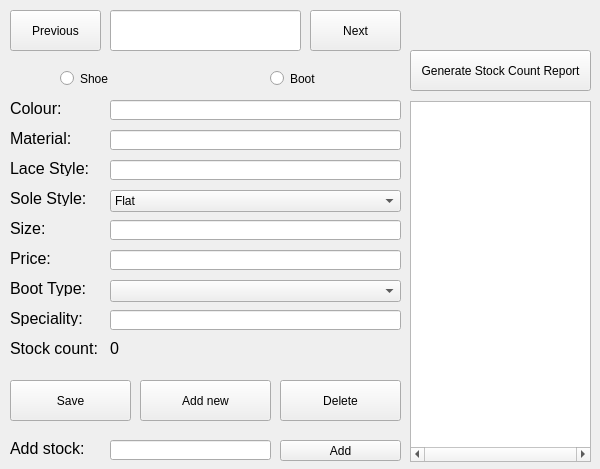
<?xml version="1.0" encoding="UTF-8"?>
<ui version="4.0">
 <class>MainWindow</class>
 <widget class="QMainWindow" name="MainWindow">
  <property name="geometry">
   <rect>
    <x>0</x>
    <y>0</y>
    <width>600</width>
    <height>469</height>
   </rect>
  </property>
  <property name="windowTitle">
   <string>Maintenance Mode</string>
  </property>
  <widget class="QWidget" name="centralWidget">
   <widget class="QLabel" name="soleStyle">
    <property name="geometry">
     <rect>
      <x>10</x>
      <y>190</y>
      <width>191</width>
      <height>16</height>
     </rect>
    </property>
    <property name="font">
     <font>
      <pointsize>12</pointsize>
     </font>
    </property>
    <property name="text">
     <string>Sole Style:</string>
    </property>
   </widget>
   <widget class="QPushButton" name="pushButton">
    <property name="geometry">
     <rect>
      <x>10</x>
      <y>10</y>
      <width>91</width>
      <height>41</height>
     </rect>
    </property>
    <property name="text">
     <string>Previous</string>
    </property>
   </widget>
   <widget class="QLabel" name="laceStyle">
    <property name="geometry">
     <rect>
      <x>10</x>
      <y>160</y>
      <width>191</width>
      <height>16</height>
     </rect>
    </property>
    <property name="font">
     <font>
      <pointsize>12</pointsize>
     </font>
    </property>
    <property name="text">
     <string>Lace Style:</string>
    </property>
   </widget>
   <widget class="QLabel" name="price">
    <property name="geometry">
     <rect>
      <x>10</x>
      <y>250</y>
      <width>191</width>
      <height>16</height>
     </rect>
    </property>
    <property name="font">
     <font>
      <pointsize>12</pointsize>
     </font>
    </property>
    <property name="text">
     <string>Price:</string>
    </property>
   </widget>
   <widget class="QLabel" name="target">
    <property name="geometry">
     <rect>
      <x>10</x>
      <y>310</y>
      <width>191</width>
      <height>16</height>
     </rect>
    </property>
    <property name="font">
     <font>
      <pointsize>12</pointsize>
     </font>
    </property>
    <property name="text">
     <string>Speciality:</string>
    </property>
   </widget>
   <widget class="QLabel" name="colour">
    <property name="geometry">
     <rect>
      <x>10</x>
      <y>100</y>
      <width>191</width>
      <height>16</height>
     </rect>
    </property>
    <property name="font">
     <font>
      <pointsize>12</pointsize>
     </font>
    </property>
    <property name="text">
     <string>Colour:</string>
    </property>
   </widget>
   <widget class="QPushButton" name="pushButton_2">
    <property name="geometry">
     <rect>
      <x>310</x>
      <y>10</y>
      <width>91</width>
      <height>41</height>
     </rect>
    </property>
    <property name="text">
     <string>Next</string>
    </property>
   </widget>
   <widget class="QLabel" name="size">
    <property name="geometry">
     <rect>
      <x>10</x>
      <y>220</y>
      <width>191</width>
      <height>16</height>
     </rect>
    </property>
    <property name="font">
     <font>
      <pointsize>12</pointsize>
     </font>
    </property>
    <property name="text">
     <string>Size:</string>
    </property>
   </widget>
   <widget class="QLabel" name="material">
    <property name="geometry">
     <rect>
      <x>10</x>
      <y>130</y>
      <width>191</width>
      <height>16</height>
     </rect>
    </property>
    <property name="font">
     <font>
      <pointsize>12</pointsize>
     </font>
    </property>
    <property name="text">
     <string>Material: </string>
    </property>
   </widget>
   <widget class="QLabel" name="shared">
    <property name="geometry">
     <rect>
      <x>10</x>
      <y>280</y>
      <width>191</width>
      <height>16</height>
     </rect>
    </property>
    <property name="font">
     <font>
      <pointsize>12</pointsize>
     </font>
    </property>
    <property name="text">
     <string>Boot Type:</string>
    </property>
   </widget>
   <widget class="QPushButton" name="pushButton_3">
    <property name="geometry">
     <rect>
      <x>10</x>
      <y>380</y>
      <width>121</width>
      <height>41</height>
     </rect>
    </property>
    <property name="text">
     <string>Save</string>
    </property>
   </widget>
   <widget class="QComboBox" name="comboBox">
    <property name="geometry">
     <rect>
      <x>110</x>
      <y>190</y>
      <width>291</width>
      <height>22</height>
     </rect>
    </property>
    <property name="currentText">
     <string>Flat</string>
    </property>
    <item>
     <property name="text">
      <string>Flat</string>
     </property>
    </item>
    <item>
     <property name="text">
      <string>Wedge</string>
     </property>
    </item>
    <item>
     <property name="text">
      <string>Platform</string>
     </property>
    </item>
   </widget>
   <widget class="QLineEdit" name="lineEdit">
    <property name="geometry">
     <rect>
      <x>110</x>
      <y>10</y>
      <width>191</width>
      <height>41</height>
     </rect>
    </property>
   </widget>
   <widget class="QLineEdit" name="lineEdit_2">
    <property name="geometry">
     <rect>
      <x>110</x>
      <y>100</y>
      <width>291</width>
      <height>20</height>
     </rect>
    </property>
   </widget>
   <widget class="QLineEdit" name="lineEdit_3">
    <property name="geometry">
     <rect>
      <x>110</x>
      <y>130</y>
      <width>291</width>
      <height>20</height>
     </rect>
    </property>
   </widget>
   <widget class="QLineEdit" name="lineEdit_4">
    <property name="geometry">
     <rect>
      <x>110</x>
      <y>160</y>
      <width>291</width>
      <height>20</height>
     </rect>
    </property>
   </widget>
   <widget class="QLineEdit" name="lineEdit_5">
    <property name="geometry">
     <rect>
      <x>110</x>
      <y>220</y>
      <width>291</width>
      <height>20</height>
     </rect>
    </property>
   </widget>
   <widget class="QLineEdit" name="lineEdit_6">
    <property name="geometry">
     <rect>
      <x>110</x>
      <y>250</y>
      <width>291</width>
      <height>20</height>
     </rect>
    </property>
   </widget>
   <widget class="QLineEdit" name="lineEdit_7">
    <property name="geometry">
     <rect>
      <x>110</x>
      <y>310</y>
      <width>291</width>
      <height>20</height>
     </rect>
    </property>
   </widget>
   <widget class="QComboBox" name="comboBox_2">
    <property name="geometry">
     <rect>
      <x>110</x>
      <y>280</y>
      <width>291</width>
      <height>22</height>
     </rect>
    </property>
    <property name="currentText">
     <string/>
    </property>
   </widget>
   <widget class="QPushButton" name="pushButton_4">
    <property name="geometry">
     <rect>
      <x>140</x>
      <y>380</y>
      <width>131</width>
      <height>41</height>
     </rect>
    </property>
    <property name="text">
     <string>Add new</string>
    </property>
   </widget>
   <widget class="QPushButton" name="pushButton_5">
    <property name="geometry">
     <rect>
      <x>280</x>
      <y>380</y>
      <width>121</width>
      <height>41</height>
     </rect>
    </property>
    <property name="text">
     <string>Delete</string>
    </property>
   </widget>
   <widget class="QRadioButton" name="radioButton">
    <property name="geometry">
     <rect>
      <x>60</x>
      <y>70</y>
      <width>82</width>
      <height>17</height>
     </rect>
    </property>
    <property name="text">
     <string>Shoe</string>
    </property>
   </widget>
   <widget class="QRadioButton" name="radioButton_2">
    <property name="geometry">
     <rect>
      <x>270</x>
      <y>70</y>
      <width>82</width>
      <height>17</height>
     </rect>
    </property>
    <property name="text">
     <string>Boot</string>
    </property>
   </widget>
   <widget class="QLabel" name="target_2">
    <property name="geometry">
     <rect>
      <x>10</x>
      <y>440</y>
      <width>191</width>
      <height>16</height>
     </rect>
    </property>
    <property name="font">
     <font>
      <pointsize>12</pointsize>
     </font>
    </property>
    <property name="text">
     <string>Add stock:</string>
    </property>
   </widget>
   <widget class="QLineEdit" name="lineEdit_8">
    <property name="geometry">
     <rect>
      <x>110</x>
      <y>440</y>
      <width>161</width>
      <height>20</height>
     </rect>
    </property>
   </widget>
   <widget class="QPushButton" name="pushButton_6">
    <property name="geometry">
     <rect>
      <x>280</x>
      <y>440</y>
      <width>121</width>
      <height>21</height>
     </rect>
    </property>
    <property name="text">
     <string>Add</string>
    </property>
   </widget>
   <widget class="QLabel" name="target_3">
    <property name="geometry">
     <rect>
      <x>10</x>
      <y>340</y>
      <width>101</width>
      <height>16</height>
     </rect>
    </property>
    <property name="font">
     <font>
      <pointsize>12</pointsize>
     </font>
    </property>
    <property name="text">
     <string>Stock count:</string>
    </property>
   </widget>
   <widget class="QLabel" name="stockCount">
    <property name="geometry">
     <rect>
      <x>110</x>
      <y>340</y>
      <width>191</width>
      <height>16</height>
     </rect>
    </property>
    <property name="font">
     <font>
      <pointsize>12</pointsize>
     </font>
    </property>
    <property name="text">
     <string>0</string>
    </property>
   </widget>
   <widget class="QPushButton" name="pushButton_7">
    <property name="geometry">
     <rect>
      <x>410</x>
      <y>50</y>
      <width>181</width>
      <height>41</height>
     </rect>
    </property>
    <property name="text">
     <string>Generate Stock Count Report</string>
    </property>
   </widget>
   <widget class="QListWidget" name="listWidget">
    <property name="geometry">
     <rect>
      <x>410</x>
      <y>101</y>
      <width>181</width>
      <height>361</height>
     </rect>
    </property>
    <property name="verticalScrollBarPolicy">
     <enum>Qt::ScrollBarAsNeeded</enum>
    </property>
    <property name="horizontalScrollBarPolicy">
     <enum>Qt::ScrollBarAlwaysOn</enum>
    </property>
    <property name="selectionMode">
     <enum>QAbstractItemView::NoSelection</enum>
    </property>
    <property name="isWrapping" stdset="0">
     <bool>false</bool>
    </property>
   </widget>
  </widget>
 </widget>
 <layoutdefault spacing="6" margin="11"/>
 <resources/>
 <connections/>
</ui>
